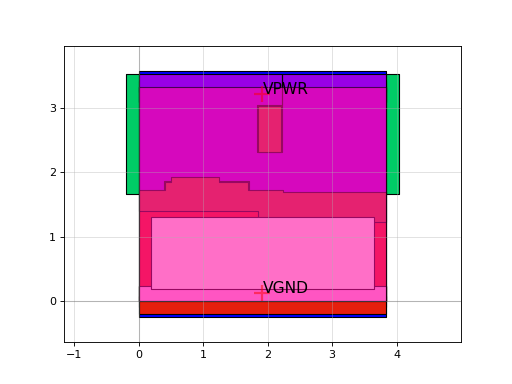

Python code for this plot:
import sky130

c = sky130.components.sky130_fd_sc_hs__ebufn_1()
c.plot()
